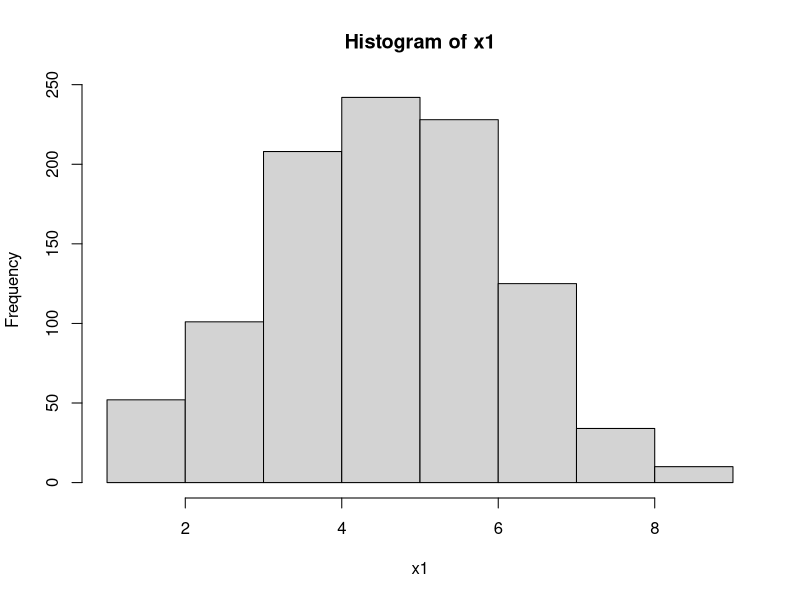
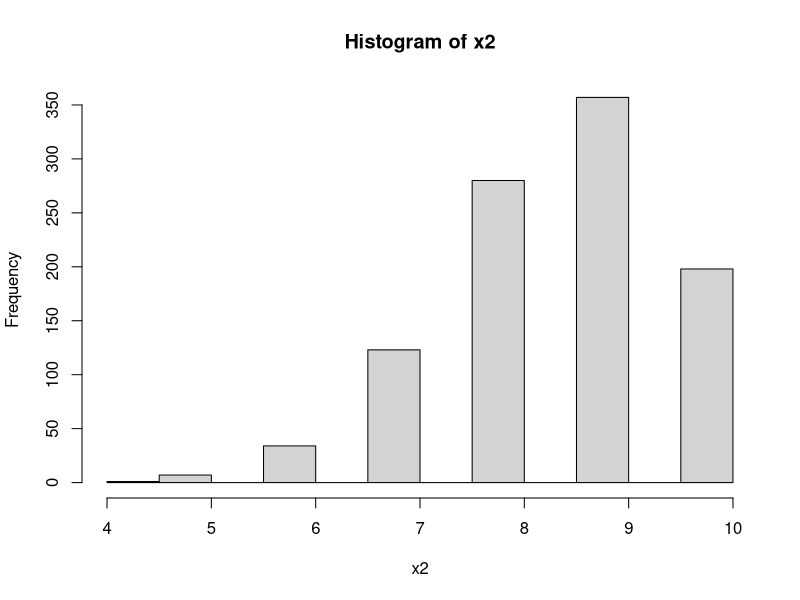

Write the R code that produced these figures, in order.
#----------------------------------------------------------------------------------------
# https://sites.google.com/a/umich.edu/micl/miscfiles/IntroBayes.pdf
#----------------------------------------------------------------------------------------


#--------------------
# A Hands-on example
#--------------------
drive = c('texting','texting','texting','not','not', 'texting','texting','not','not','texting')

# convert to numeric, arbitrarily picking texting=1, not=0
driveNum = ifelse(drive=='texting', 1, 0)    
N = length(drive)                            # sample size
nTexting = sum(drive=='texting')             # number of drivers texting
nNot = sum(drive=='not')                     # number of those not

x1 = rbinom(1000, size=10, p=.5)
x2 = rbinom(1000, size=10, p=.85)
mean(x1); hist(x1)
mean(x2); hist(x2)

# Theta
theta = seq(from=1/(N+1), to=N/(N+1), length=10)

#-----------------------
# Prior distribution
#-----------------------
# uniform
# pTheta = dunif(theta)

# triangular as in Kruschke
# pTheta = pmin(theta, 1-theta) # beta prior with mean = .5

# beta prior with mean = .5
pTheta = dbeta(theta, 10, 10)

pTheta = pTheta/sum(pTheta) # Normalize so sum to 1


#-----------------------
# Likelihood
#-----------------------
pDataGivenTheta = choose(N, nTexting) * theta^nTexting * (1-theta)^nNot


#-----------------------
# Posterior
#-----------------------
#  first we calculate the denominator from Bayes theorem; this is the marginal
# probability of y
pData = sum(pDataGivenTheta*pTheta)

pThetaGivenData = pDataGivenTheta*pTheta / pData # Bayes theorem


round(data.frame(theta, prior=pTheta, likelihood=pDataGivenTheta, posterior=pThetaGivenData), 3)

posteriorMean = sum(pThetaGivenData*theta)
posteriorMean








# 
# require(ggplot2)
# x <- seq(0, 1, len = 100)
# p <- qplot(x, geom = "blank")
# stat <- stat_function(aes(x = x, y = ..y..), fun = dbeta, colour="red", n = 100,
#                       args = list(shape1 = 10, shape2 = 10))
# p + stat